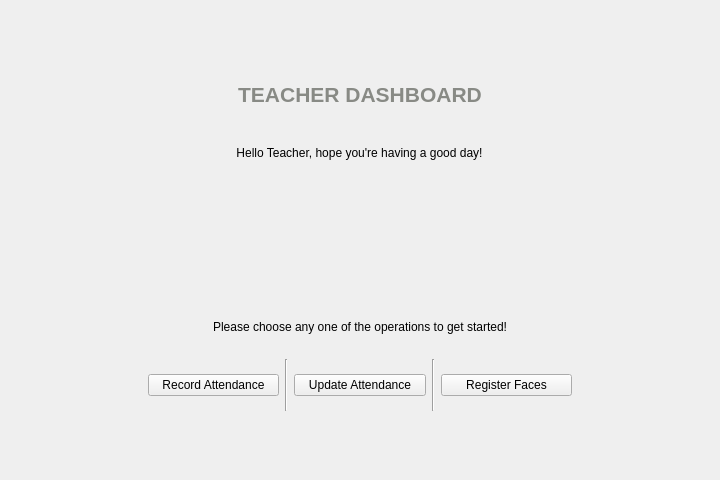
<?xml version="1.0" encoding="UTF-8"?>
<ui version="4.0">
 <class>form_dashboard</class>
 <widget class="QWidget" name="form_dashboard">
  <property name="geometry">
   <rect>
    <x>0</x>
    <y>0</y>
    <width>720</width>
    <height>480</height>
   </rect>
  </property>
  <property name="windowTitle">
   <string>Dashboard</string>
  </property>
  <property name="windowIcon">
   <iconset>
    <normaloff>assets/FaceAttend2.png</normaloff>assets/FaceAttend2.png</iconset>
  </property>
  <layout class="QVBoxLayout" name="verticalLayout">
   <item>
    <layout class="QGridLayout" name="grid_layout_top">
     <item row="0" column="0" alignment="Qt::AlignRight|Qt::AlignVCenter">
      <widget class="QPushButton" name="button_logout">
       <property name="toolTip">
        <string>Terminate Session</string>
       </property>
       <property name="text">
        <string/>
       </property>
       <property name="icon">
        <iconset>
         <normaloff>assets/logout.png</normaloff>assets/logout.png</iconset>
       </property>
       <property name="iconSize">
        <size>
         <width>32</width>
         <height>32</height>
        </size>
       </property>
       <property name="flat">
        <bool>true</bool>
       </property>
      </widget>
     </item>
    </layout>
   </item>
   <item>
    <widget class="QLabel" name="label_teacher_dashboard">
     <property name="text">
      <string>&lt;html&gt;&lt;head/&gt;&lt;body&gt;&lt;p align=&quot;center&quot;&gt;&lt;span style=&quot; font-size:16pt; font-weight:600; color:#888a85;&quot;&gt;TEACHER DASHBOARD&lt;/span&gt;&lt;/p&gt;&lt;/body&gt;&lt;/html&gt;</string>
     </property>
    </widget>
   </item>
   <item alignment="Qt::AlignHCenter|Qt::AlignVCenter">
    <widget class="QLabel" name="label_greetings">
     <property name="text">
      <string>Hello Teacher, hope you're having a good day!</string>
     </property>
     <property name="alignment">
      <set>Qt::AlignCenter</set>
     </property>
    </widget>
   </item>
   <item alignment="Qt::AlignHCenter|Qt::AlignVCenter">
    <widget class="QLabel" name="label_dashboard_icon">
     <property name="sizePolicy">
      <sizepolicy hsizetype="Fixed" vsizetype="Fixed">
       <horstretch>0</horstretch>
       <verstretch>0</verstretch>
      </sizepolicy>
     </property>
     <property name="minimumSize">
      <size>
       <width>1</width>
       <height>1</height>
      </size>
     </property>
     <property name="baseSize">
      <size>
       <width>0</width>
       <height>0</height>
      </size>
     </property>
     <property name="text">
      <string/>
     </property>
     <property name="pixmap">
      <pixmap>assets/briefcase.png</pixmap>
     </property>
    </widget>
   </item>
   <item>
    <widget class="QLabel" name="label_spacer_middle">
     <property name="text">
      <string/>
     </property>
    </widget>
   </item>
   <item alignment="Qt::AlignHCenter|Qt::AlignVCenter">
    <widget class="QLabel" name="label_placeholder">
     <property name="text">
      <string>Please choose any one of the operations to get started!</string>
     </property>
    </widget>
   </item>
   <item>
    <layout class="QGridLayout" name="grid_layout_1">
     <item row="1" column="0" colspan="2">
      <layout class="QHBoxLayout" name="horizontal_layout">
       <item>
        <layout class="QGridLayout" name="grid_layout_2">
         <item row="1" column="3" alignment="Qt::AlignVCenter">
          <widget class="QPushButton" name="button_update">
           <property name="toolTip">
            <string>Update Attendance</string>
           </property>
           <property name="text">
            <string>Update Attendance</string>
           </property>
           <property name="icon">
            <iconset>
             <normaloff>assets/reload.png</normaloff>assets/reload.png</iconset>
           </property>
           <property name="iconSize">
            <size>
             <width>64</width>
             <height>64</height>
            </size>
           </property>
           <property name="flat">
            <bool>false</bool>
           </property>
          </widget>
         </item>
         <item row="1" column="5" alignment="Qt::AlignVCenter">
          <widget class="QPushButton" name="button_register">
           <property name="toolTip">
            <string>Register Faces</string>
           </property>
           <property name="text">
            <string>Register Faces</string>
           </property>
           <property name="icon">
            <iconset>
             <normaloff>assets/webcam.png</normaloff>assets/webcam.png</iconset>
           </property>
           <property name="iconSize">
            <size>
             <width>64</width>
             <height>64</height>
            </size>
           </property>
           <property name="flat">
            <bool>false</bool>
           </property>
          </widget>
         </item>
         <item row="1" column="1" alignment="Qt::AlignVCenter">
          <widget class="QPushButton" name="button_record">
           <property name="toolTip">
            <string>Record Attendance</string>
           </property>
           <property name="text">
            <string>Record Attendance</string>
           </property>
           <property name="icon">
            <iconset>
             <normaloff>assets/check.png</normaloff>assets/check.png</iconset>
           </property>
           <property name="iconSize">
            <size>
             <width>64</width>
             <height>64</height>
            </size>
           </property>
           <property name="flat">
            <bool>false</bool>
           </property>
          </widget>
         </item>
         <item row="1" column="6">
          <widget class="QLabel" name="label_spacer_2">
           <property name="text">
            <string/>
           </property>
          </widget>
         </item>
         <item row="1" column="2">
          <widget class="Line" name="line">
           <property name="orientation">
            <enum>Qt::Vertical</enum>
           </property>
          </widget>
         </item>
         <item row="1" column="0">
          <widget class="QLabel" name="label_spacer_1">
           <property name="text">
            <string/>
           </property>
          </widget>
         </item>
         <item row="1" column="4">
          <widget class="Line" name="line_2">
           <property name="orientation">
            <enum>Qt::Vertical</enum>
           </property>
          </widget>
         </item>
        </layout>
       </item>
      </layout>
     </item>
    </layout>
   </item>
   <item>
    <widget class="QLabel" name="label_soacer_bottom">
     <property name="text">
      <string/>
     </property>
    </widget>
   </item>
  </layout>
 </widget>
 <tabstops>
  <tabstop>button_record</tabstop>
  <tabstop>button_update</tabstop>
  <tabstop>button_register</tabstop>
  <tabstop>button_logout</tabstop>
 </tabstops>
 <resources>
  <include location="FaceAttend.qrc"/>
  <include location="FaceAttend.qrc"/>
 </resources>
 <connections/>
</ui>
